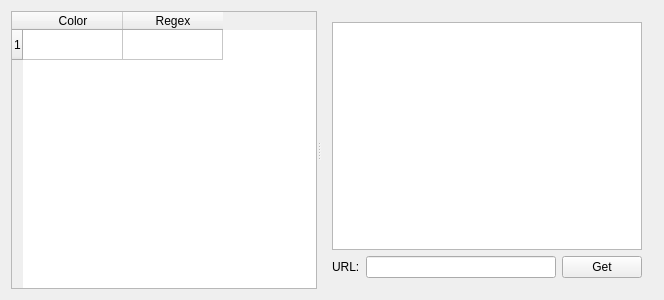
<?xml version="1.0" encoding="UTF-8"?>
<ui version="4.0">
 <class>RegExEditor</class>
 <widget class="QWidget" name="RegExEditor">
  <property name="geometry">
   <rect>
    <x>0</x>
    <y>0</y>
    <width>664</width>
    <height>300</height>
   </rect>
  </property>
  <property name="windowTitle">
   <string>RegExEditor</string>
  </property>
  <layout class="QHBoxLayout" name="horizontalLayout_2">
   <item>
    <widget class="QSplitter" name="splitter">
     <property name="orientation">
      <enum>Qt::Horizontal</enum>
     </property>
     <widget class="QTableWidget" name="tableWidget">
      <row>
       <property name="text">
        <string>1</string>
       </property>
      </row>
      <column>
       <property name="text">
        <string>Color</string>
       </property>
      </column>
      <column>
       <property name="text">
        <string>Regex</string>
       </property>
      </column>
     </widget>
     <widget class="QWidget" name="layoutWidget">
      <layout class="QVBoxLayout" name="verticalLayout">
       <item>
        <widget class="QTextBrowser" name="textBrowser"/>
       </item>
       <item>
        <layout class="QHBoxLayout" name="horizontalLayout">
         <item>
          <widget class="QLabel" name="label">
           <property name="text">
            <string>URL:</string>
           </property>
          </widget>
         </item>
         <item>
          <widget class="QLineEdit" name="lineEdit"/>
         </item>
         <item>
          <widget class="QPushButton" name="pushButton">
           <property name="text">
            <string>Get</string>
           </property>
          </widget>
         </item>
        </layout>
       </item>
      </layout>
     </widget>
    </widget>
   </item>
  </layout>
 </widget>
 <layoutdefault spacing="6" margin="11"/>
 <resources/>
 <connections/>
</ui>
